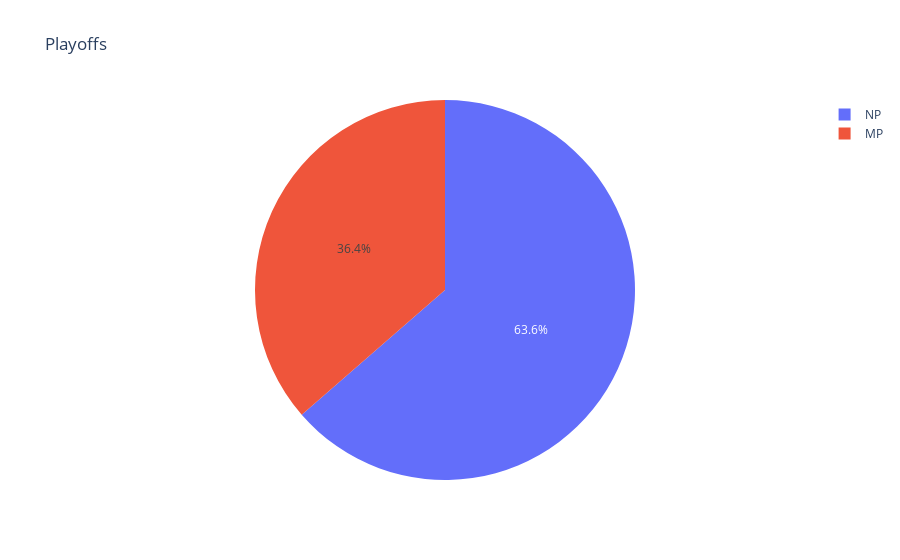

Notebook source saved alongside this figure:
### Markdown cell above
## Visualization

### Code cell
playoffNum = df.groupby(['Playoffs'])['Playoffs'].count().reset_index(name='count')
print(playoffNum)
fig = px.pie(playoffNum, values='count', names='Playoffs', title='Playoffs')
fig.show()

### Figure 1 — Plotly figure (JSON) as saved in the notebook; plotly's stock layout.template omitted (floating-point values rounded to 4 significant figures)
{"data": [{"domain": {"x": [0, 1], "y": [0, 1]}, "hovertemplate": "Playoffs=%{label}<br>count=%{value}<extra></extra>", "labels": ["MP", "NP"], "legendgroup": "", "name": "", "showlegend": true, "type": "pie", "values": [569, 994]}], "layout": {"legend": {"tracegroupgap": 0}, "title": {"text": "Playoffs"}}}
